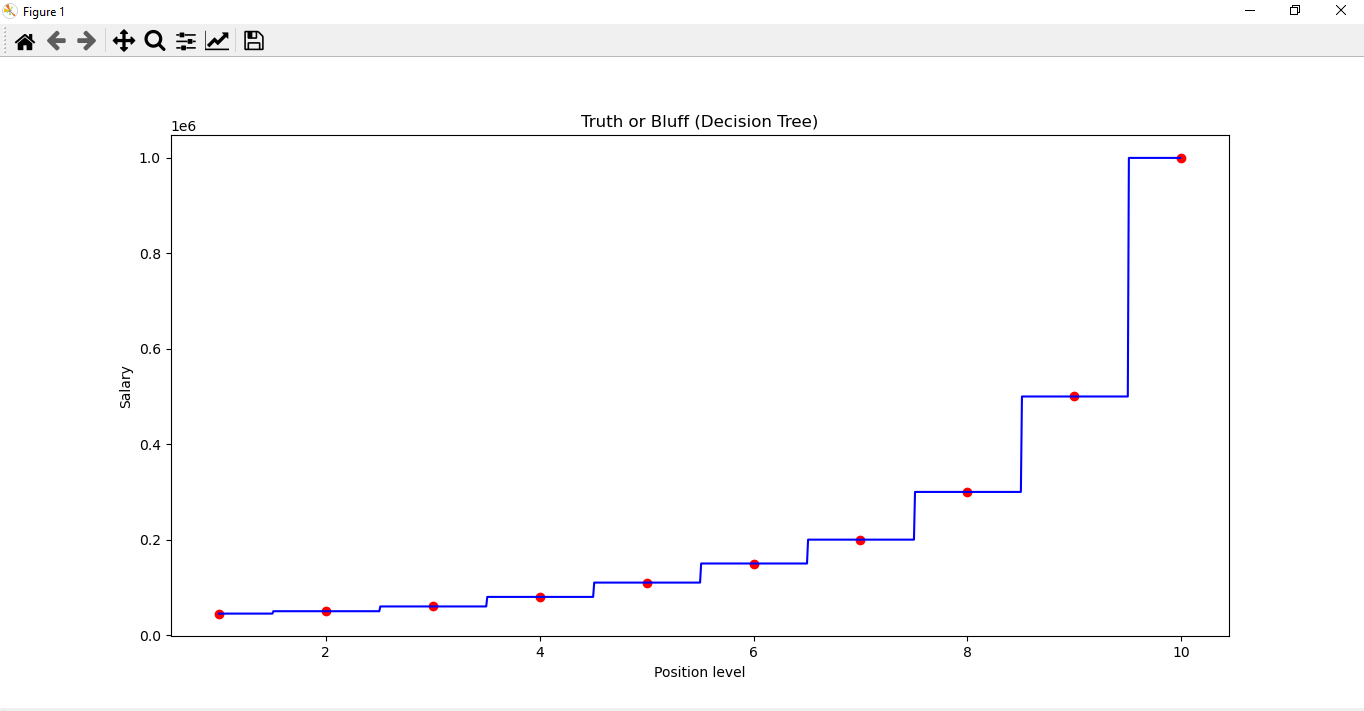

Source code (Python):
# decision tree regression
import numpy as np
import matplotlib.pyplot as plt
import pandas as pd

dataset = pd.read_csv('Position_Salaries.csv')
X = dataset.iloc[:, 1:2].values
y = dataset.iloc[:, 2].values

print("######################################################")

#Splitting the dataset into the Training set and Test set
# from sklearn.model_selection import train_test_split
# X_train, X_test, y_train, y_test = train_test_split(X, Y, test_size = 0.2, random_state = 1)

#y = y.reshape(len(y),1)

# Feature Scaling
"""from sklearn.preprocessing import StandardScaler
sc_X = StandardScaler()
sc_y = StandardScaler()
X = sc_X.fit_transform(X)
y = sc_y.fit_transform(y)"""


# Fitting the decision tree model on the whole dataset
# create your regressor
from sklearn.tree import DecisionTreeRegressor
regressor = DecisionTreeRegressor(random_state = 0)
regressor.fit(X, y)

y_pred = regressor.predict([[6.5]])

print(y_pred)

# Visualising the Decision Tree results (for higher resolution and smoother curve)
X_grid = np.arange(min(X), max(X), 0.01)
X_grid = X_grid.reshape((len(X_grid), 1))
plt.scatter(X, y, color = 'red')
plt.plot(X_grid, regressor.predict(X_grid), color = 'blue')
plt.title('Truth or Bluff (Decision Tree)')
plt.xlabel('Position level')
plt.ylabel('Salary')
plt.show()
